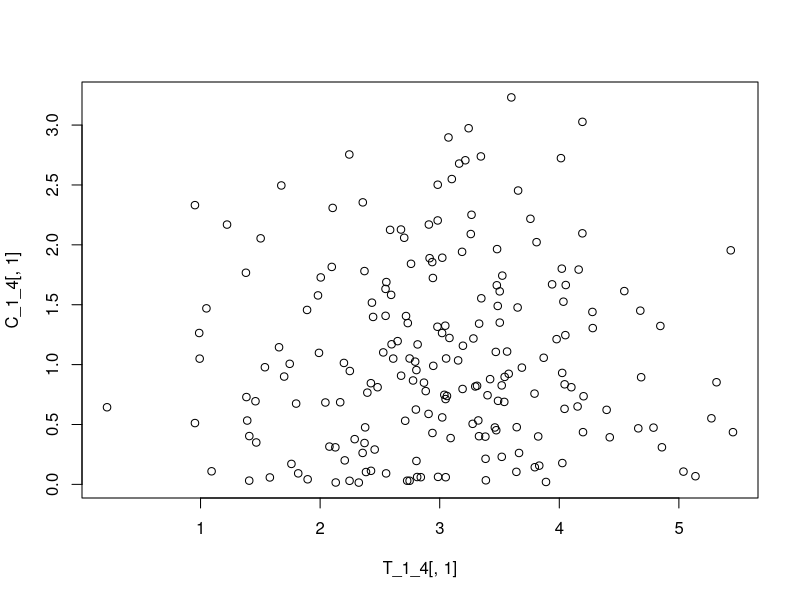
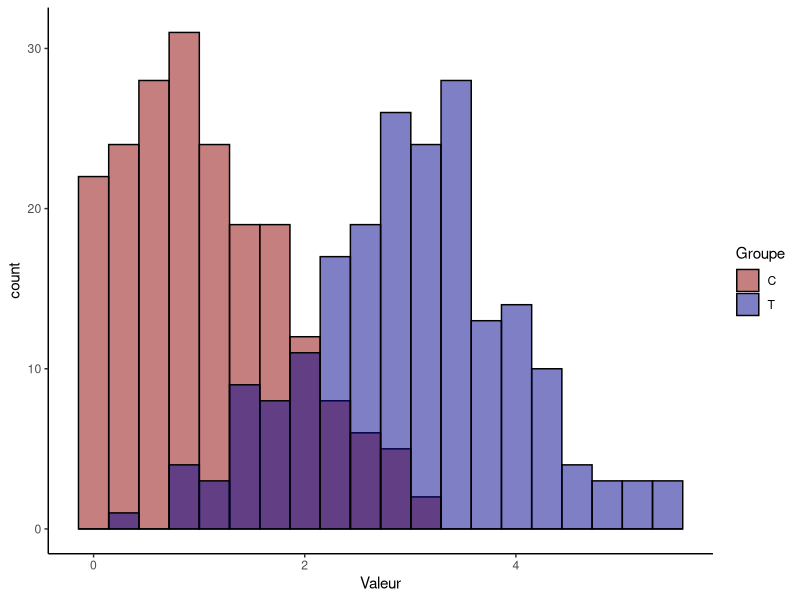

R code for these plots, in order:
## ---- chunk 1
knitr::opts_chunk$set(echo = FALSE)
set.seed(123)
n=200
#library("WinRatio")
library(dplyr)
library(purrr)
library(ggplot2)
library(tidyr)

## ---- chunk 2
gener_tte=function(mu, lambda=1){
  X=rexp(n, rate=lambda)
  C=rexp(n, rate = mu)
  TT=pmin(X,C)
  delta=as.numeric(X==TT)
  return(list(TT, delta))
}

gener_continue=function(mean=1, sd=0){
  X=abs(rnorm(n, mean=mean, sd=sd))
  return(X)
}

gener_binom=function(prob){
  X=rbinom(n, size = 1, prob = prob)
  return(X)
}
## ---- chunk 3
# tte/tte
T_1_1=cbind(gener_tte(1.5, 0.5),gener_tte(1))
C_1_1=cbind(gener_tte(0.5, 1.5),gener_tte(0.33))

# tte/continue
T_1_2=cbind(gener_tte(1.5, 0.75),gener_continue(2,0))
C_1_2=cbind(gener_tte(0.33,1.33),gener_continue(0,1))

# tte/binaire
T_1_3=cbind(gener_tte(1),gener_binom(0.45))
C_1_3=cbind(gener_tte(0.33,1.5),gener_binom(0.75))

# continue/continue
T_1_4=cbind(gener_continue(3,1),gener_continue(2,1))
C_1_4=cbind(gener_continue(1,1),gener_continue(0,3))

# continue/binaire
T_1_5=cbind(gener_continue(2.5,1),gener_binom(0.45))
C_1_5=cbind(gener_continue(0,2),gener_binom(0.65))

# binaire/binaire
T_1_6=cbind(gener_binom(0.45), gener_binom(0.5))
C_1_6=cbind(gener_binom(0.75), gener_binom(0.65))

plot(T_1_4[,1], C_1_4[,1])
data=as.data.frame(cbind(T_1_4[,1], C_1_4[,1]))

data_long <- data %>%
  mutate(Groupe_T = "T", Groupe_C = "C") %>%
  tidyr::pivot_longer(cols = c(V1, V2), names_to = "Variable", values_to = "Valeur") %>%
  mutate(Groupe = ifelse(Variable == "V1", "T", "C")) 


ggplot(data_long, aes(x = Valeur, fill = Groupe)) +
  geom_histogram(bins = 20, alpha = 0.5, color = "black", position = "identity") +
  scale_fill_manual(values = c("T" = "darkblue", "C" = "darkred"), name = "Groupe") +
  theme_classic()

## ---- chunk 4
# tte/tte
T_2_1=cbind(gener_tte(0.5),gener_tte(0.33))
C_2_1=cbind(gener_tte(1.5),gener_tte(1))

# tte/continue
T_2_2=cbind(gener_tte(0.33),gener_continue(0))
C_2_2=cbind(gener_tte(1.5),gener_continue(2))

# tte/binaire
T_2_3=cbind(gener_tte(0.5),gener_binom(0.75))
C_2_3=cbind(gener_tte(1.5),gener_binom(0.45))

# continue/continue
T_2_4=cbind(gener_continue(0),gener_continue(0))
C_2_4=cbind(gener_continue(2),gener_continue(2))

# continue/binaire
T_2_5=cbind(gener_continue(0),gener_binom(0.75))
C_2_5=cbind(gener_continue(2),gener_binom(0.45))

# binaire/binaire
T_2_6=cbind(gener_binom(0.75), gener_binom(0.75))
C_2_6=cbind(gener_binom(0.45), gener_binom(0.45))
## ---- chunk 5
# tte/tte
T_3_1=cbind(gener_tte(0.5),gener_tte(0.5))
C_3_1=cbind(gener_tte(0.5),gener_tte(0.5))

# tte/continue
T_3_2=cbind(gener_tte(0.5),gener_continue(2))
C_3_2=cbind(gener_tte(0.5),gener_continue(2))

# tte/binaire
T_3_3=cbind(gener_tte(0.5),gener_binom(0.45))
C_3_3=cbind(gener_tte(0.5),gener_binom(0.45))

# continue/continue
T_3_4=cbind(gener_continue(2),gener_continue(2))
C_3_4=cbind(gener_continue(2),gener_continue(2))

# continue/binaire
T_3_5=cbind(gener_continue(2),gener_binom(0.45))
C_3_5=cbind(gener_continue(2),gener_binom(0.45))

# binaire/binaire
T_3_6=cbind(gener_binom(0.45), gener_binom(0.45))
C_3_6=cbind(gener_binom(0.45), gener_binom(0.45))
## ---- chunk 6
extract_value_tte <- function(vecteur) {
nom_vecteur <- deparse(substitute(vecteur))
  
  if (grepl("[123]$", nom_vecteur)) {
    return(vecteur[c(1, 3)])
  } else {
    return(vecteur) 
  }
}
## ---- chunk 7
affect_value_GPC=function(vecteur1,vecteur2,w=1, threshold=0){
  cpt=c(0,0)
  
  nom_vecteur1 <- deparse(substitute(vecteur1))
  nom_vecteur2 <- deparse(substitute(vecteur2))
  if (grepl("[1]$" , nom_vecteur1) && grepl("[1]$" , nom_vecteur2)) { # tte/tte
    for(l in 1:2){
    for(i in 1:length(vecteur1[[l+1]])){
      for (j in 1:length(vecteur2[[l+1]])){
        
        if(vecteur1[[l+1]][[i]]==1 && vecteur2[[l+1]][[j]]==1){
          
          if(vecteur1[[l]][[i]] - vecteur2[[l]][[j]] > threshold){cpt[l]=cpt[l]+1}
          else if(abs(vecteur1[[l]][[i]] - vecteur2[[l]][[j]]) <= threshold){cpt[l]=cpt[l]}
          else if(vecteur1[[l]][[i]] - vecteur2[[l]][[j]] < - threshold){cpt[l]=cpt[l]-1}
        }
        
        if(vecteur1[[l+1]][[i]] ==0 && vecteur2[[l+1]][[j]] ==1){
          
          if(vecteur1[[l]][[i]] - vecteur2[[l]][[j]] > threshold){cpt[l]=cpt[l]+1}
          else if(abs(vecteur1[[l]][[i]] - vecteur2[[l]][[j]]) <= threshold){cpt[l]=cpt[l]}
          else if(vecteur1[[l]][[i]] - vecteur2[[l]][[j]] < - threshold){cpt[l]=cpt[l]}
        }
        
        if(vecteur1[[l+1]][[i]] ==1 && vecteur2[[l+1]][[j]] ==0){
          
          if(vecteur1[[l]][[i]] - vecteur2[[l]][[j]] > threshold){cpt[l]=cpt[l]}
          else if(abs(vecteur1[[l]][[i]] - vecteur2[[l]][[j]]) <= threshold){cpt[l]=cpt[l]}
          else if(vecteur1[[l]][[i]] - vecteur2[[l]][[j]] < - threshold){cpt[l]=cpt[l]-1}
        }
        
        if(vecteur1[[l+1]][[i]] ==0 && vecteur2[[l+1]][[j]] ==0){
          
          if(vecteur1[[l]][[i]] - vecteur2[[l]][[j]] > threshold){cpt[l]=cpt[l]}
          else if(abs(vecteur1[[l]][[i]] - vecteur2[[l]][[j]]) <= threshold){cpt[l]=cpt[l]}
          else if(vecteur1[[l]][[i]] - vecteur2[[l]][[j]] < - threshold){cpt[l]=cpt[l]}
        }
        
      }
    }
      print(cpt[l])
    }

  }
  
  if (grepl("[2]$", nom_vecteur1) && grepl("[2]$", nom_vecteur2)) { # tte/continue
    for(i in 1:length(vecteur1[,2])){
      for (j in 1:length(vecteur2[,2])){
        
        if(vecteur1[[2]][[i]] ==1 && vecteur2[[2]][[j]] ==1){
          
          if(vecteur1[[1]][[i]] - vecteur2[[1]][[j]] > threshold){cpt[1]=cpt[1]+1}
          else if(abs(vecteur1[[1]][[i]] - vecteur2[[1]][[j]]) <= threshold){cpt[1]=cpt[1]}
          else if(vecteur1[[1]][[i]] - vecteur2[[1]][[j]] < - threshold){cpt[1]=cpt[1]-1}
        }
        
        if(vecteur1[[2]][[i]] ==0 && vecteur2[[2]][[j]] ==1){
          
          if(vecteur1[[1]][[i]] - vecteur2[[1]][[j]] > threshold){cpt[1]=cpt[1]+1}
          else if(abs(vecteur1[[1]][[i]] - vecteur2[[1]][[j]]) <= threshold){cpt[1]=cpt[1]}
          else if(vecteur1[[1]][[i]] - vecteur2[[1]][[j]] < - threshold){cpt[1]=cpt[1]}
        }
        
        if(vecteur1[[2]][[i]] ==1 && vecteur2[[2]][[j]] ==0){
          
          if(vecteur1[[1]][[i]] - vecteur2[[1]][[j]] > threshold){cpt[1]=cpt[1]}
          else if(abs(vecteur1[[1]][[i]] - vecteur2[[1]][[j]]) <= threshold){cpt[1]=cpt[1]}
          else if(vecteur1[[1]][[i]] - vecteur2[[1]][[j]] < - threshold){cpt[1]=cpt[1]-1}
        }
        
        if(vecteur1[[2]][[i]] ==0 && vecteur2[[2]][[j]] ==1){
          
          if(vecteur1[[1]][[i]] - vecteur2[[1]][[j]] > threshold){cpt[1]=cpt[1]}
          else if(abs(vecteur1[[1]][[i]] - vecteur2[[1]][[j]]) <= threshold){cpt[1]=cpt[1]}
          else if(vecteur1[[1]][[i]] - vecteur2[[1]][[j]] < - threshold){cpt[1]=cpt[1]}
        }
        
      }
      }
    
    for(i in 1:length(vecteur1[,2])){
      for (j in 1:length(vecteur2[,2])){
        
        if(vecteur1[,2][[i]] - vecteur2[,2][[j]] > threshold){
         cpt[2] = cpt[2] + 1
        } else if (vecteur1[,2][[i]] - vecteur2[,2][[j]] < - threshold){
          cpt[2] = cpt[2] - 1
        }
        else if (abs(vecteur1[,2][[i]] - vecteur2[,2][[j]])<= threshold){cpt[2]=cpt[2]}
     }
    }
    print(cpt)
    

  }
    if (grepl("[3]$" , nom_vecteur1) && grepl("[3]$" , nom_vecteur2)) {# tte/binaire
      for(i in 1:length(vecteur1[,2])){
      for (j in 1:length(vecteur2[,2])){
        
        if(vecteur1[[2]][[i]] ==1 && vecteur2[[2]][[j]] ==1){
          
          if(vecteur1[[1]][[i]] - vecteur2[[1]][[j]] > threshold){cpt[1]=cpt[1]+1}
          else if(abs(vecteur1[[1]][[i]] - vecteur2[[1]][[j]]) <= threshold){cpt[1]=cpt[1]}
          else if(vecteur1[[1]][[i]] - vecteur2[[1]][[j]] < - threshold){cpt[1]=cpt[1]-1}
        }
        
        if(vecteur1[[2]][[i]] ==0 && vecteur2[[2]][[j]] ==1){
          
          if(vecteur1[[1]][[i]] - vecteur2[[1]][[j]] > threshold){cpt[1]=cpt[1]+1}
          else if(abs(vecteur1[[1]][[i]] - vecteur2[[1]][[j]]) <= threshold){cpt[1]=cpt[1]}
          else if(vecteur1[[1]][[i]] - vecteur2[[1]][[j]] < - threshold){cpt[1]=cpt[1]}
        }
        
        if(vecteur1[[2]][[i]] ==1 && vecteur2[[2]][[j]] ==0){
          
          if(vecteur1[[1]][[i]] - vecteur2[[1]][[j]] > threshold){cpt[1]=cpt[1]}
          else if(abs(vecteur1[[1]][[i]] - vecteur2[[1]][[j]]) <= threshold){cpt[1]=cpt[1]}
          else if(vecteur1[[1]][[i]] - vecteur2[[1]][[j]] < - threshold){cpt[1]=cpt[1]-1}
        }
        
        if(vecteur1[[2]][[i]] ==0 && vecteur2[[2]][[j]] ==1){
          
          if(vecteur1[[1]][[i]] - vecteur2[[1]][[j]] > threshold){cpt[1]=cpt[1]}
          else if(abs(vecteur1[[1]][[i]] - vecteur2[[1]][[j]]) <= threshold){cpt[1]=cpt[1]}
          else if(vecteur1[[1]][[i]] - vecteur2[[1]][[j]] < - threshold){cpt[1]=cpt[1]}
        }
        
      }
      }
      
      for(i in 1:length(vecteur1[,2])){
      for (j in 1:length(vecteur2[,2])){
        
        if(vecteur1[,2][[i]] ==1 && vecteur2[,2][[j]]==0){
         cpt[2] = cpt[2] + 1
        } else if (vecteur1[,2][[i]] ==0 && vecteur2[,2][[j]]==1){
          cpt[2] = cpt[2] - 1
        }
        else {cpt[2]=cpt[2]}
     }
    }
      print(cpt)

  }
  
  if (grepl("[4]$", nom_vecteur1) && grepl("[4]$", nom_vecteur2)) { # continue / continue
    for(l in 1:2){
    for(i in 1:length(vecteur1[,l])){
      for (j in 1:length(vecteur2[,l])){
        
        if(vecteur1[i,l] - vecteur2[j,l]> threshold){
         cpt[l] = cpt[l] + 1
        } else if (vecteur1[i,l] - vecteur2[j,l] < - threshold){
          cpt[l] = cpt[l] - 1

        }
        else if (abs(vecteur1[i,l]-vecteur2[j,l])<= threshold){cpt[l]=cpt[l]}
     }
    }
    print(cpt[l])
  }

  }
    if (grepl("[5]$" , nom_vecteur1) && grepl("[5]$" , nom_vecteur2)) { # continue / binaire
    for(i in 1:length(vecteur1[,1])){
      for (j in 1:length(vecteur2[,1])){
        
        if(vecteur1[i,1] - vecteur2[j,1]> threshold){
         cpt[1] = cpt[1] + 1
        } else if (vecteur1[i,1] - vecteur2[j,1] < - threshold){
          cpt[1] = cpt[1] - 1
        }
        else if (abs(vecteur1[i,1]-vecteur2[j,1])<= threshold){cpt[1]=cpt[1]}
     }
    }
      for(i in 1:length(vecteur1[,2])){
      for (j in 1:length(vecteur2[,2])){
        
        if(vecteur1[i,2]==1 && vecteur2[,2][[i]]==0){
         cpt[2] = cpt[2] + 1
        } else if (vecteur1[i,2]==0 && vecteur2[,2][[i]]==1){
          cpt[2] = cpt[2] - 1
        }
        else {cpt[2]=cpt[2]}
     }
    }
    print(cpt)
  }

  
  if (grepl("[6]$", nom_vecteur1) && grepl("[6]$", nom_vecteur2)) { # binaire / binaire
    for(l in 1:2){
    for(i in 1:length(vecteur1[,l])){
      for (j in 1:length(vecteur2[,l])){
        
        if(vecteur1[i,l]==1 && vecteur2[,l][[i]]==0){
         cpt[l] = cpt[l] + 1
        } else if (vecteur1[i,l]==0 && vecteur2[,l][[i]]==1){
          cpt[l] = cpt[l] - 1
        }
        else {cpt[l]=cpt[l]}
     }
    }
    print(cpt[l])
  }

  }
  
  return((cpt[1]+w*cpt[2])/(n*n))
}
## ---- chunk 8
comp1=affect_value_GPC(T_1_1,C_1_1)
comp2=affect_value_GPC(T_1_2,C_1_2)
comp3=affect_value_GPC(T_1_3,C_1_3)
comp4=affect_value_GPC(T_1_4,C_1_4)
comp5=affect_value_GPC(T_1_5,C_1_5)
comp6=affect_value_GPC(T_1_5,C_1_6)
data <- data.frame(
  "cas de figure" = c("tte/tte", "tte/continue", "tte/binaire", "continue/continue", "continue/binaire", "binaire/binaire"),
  "valeur de la GPC" = c(comp1, comp2, comp3, comp4, comp5, comp6)
)
data
## ---- chunk 9

